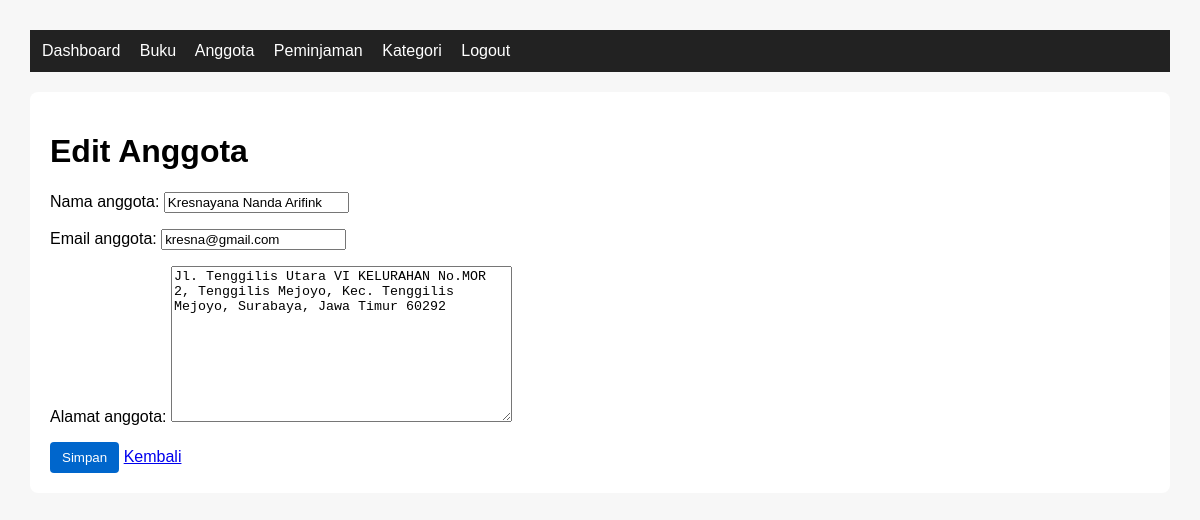
The page /anggota/edit/1/ (signed in) on the database its author committed.
### perpustakaan/models.py (models this page shows, shortened)
class Anggota(models.Model):
    nama_anggota = models.CharField(max_length=150)
    email_anggota = models.CharField(unique=True, max_length=100)
    alamat_anggota = models.TextField()
    tanggal_daftar = models.DateField(auto_now_add=True)

### perpustakaan/views.py (the view)
# urls.py: path('anggota/edit/<int:id>/', views.edit_anggota, name='edit_anggota'),
@login_required
def edit_anggota(request, id):
    anggota = get_object_or_404(Anggota, id=id)
    if request.method == 'POST':
        form = AnggotaForm(request.POST, instance=anggota)
        if form.is_valid():
            form.save()
            messages.success(request, 'Data anggota berhasil diperbarui.')
            return redirect('daftar_anggota')
    else:
        form = AnggotaForm(instance=anggota)
    return render(request, 'perpustakaan/form_anggota.html', {
        'form': form,
        'judul': 'Edit Anggota'
    })

### perpustakaan/forms.py
class AnggotaForm(forms.ModelForm):
    class Meta:
        model = Anggota
        fields = ['nama_anggota', 'email_anggota', 'alamat_anggota']

### perpustakaan/templates/perpustakaan/form_anggota.html (shortened to what this page needs)
{% extends 'perpustakaan/base.html' %}
{% block content %}
<h1>{{ judul }}</h1>
<form method="post">
    {{ form.as_p }}
    <button type="submit" class="btn">Simpan</button>
    <a href="{% url 'daftar_anggota' %}">Kembali</a>
</form>
{% endblock %}

### perpustakaan/templates/perpustakaan/base.html (style rules this page uses)
body { font-family: Arial, sans-serif; margin: 30px; background: #f7f7f7; }
.btn { padding: 8px 12px; background: #0066cc; color: white; text-decoration: none; border-radius: 4px; border: none; }

### rows shown on the page
Anggota: nama_anggota "Kresnayana Nanda Arifink", email_anggota "kresna@gmail.com", alamat_anggota "Jl. Tenggilis Utara VI KELURAHAN No.MOR 2, Tenggilis Mejoyo, Kec. Tenggilis Mejoyo, Surabaya, Jawa Timur 60292"

### other values the page prints
{{ judul }} "Edit Anggota"
